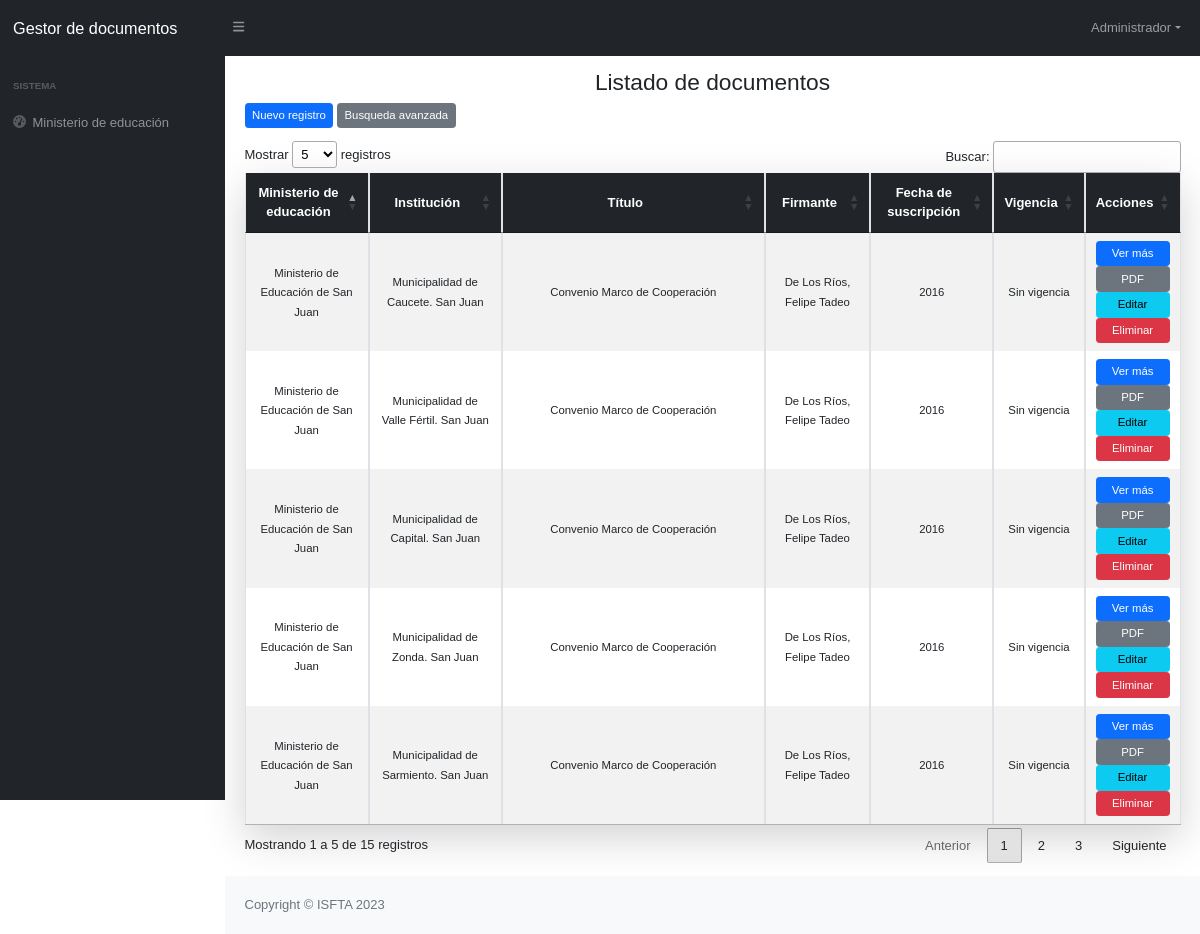
The app's page / (signed in) with its own data.
### tables this page shows
CREATE TABLE `documento` (
  `id` int(11) NOT NULL,
  `titulo_id` int(11) NOT NULL,
  `min_edu_id` int(11) NOT NULL,
  `fechaSuscripcion` varchar(60) NOT NULL,
  `vigencia_id` int(11) DEFAULT NULL,
  `terminoPropuesto_id` int(11) NOT NULL,
  `terminoControlado_id` int(11) NOT NULL,
  `institucion_id` int(11) DEFAULT NULL,
  `autor_id` int(11) DEFAULT NULL,
  `ubicacion_id` int(11) NOT NULL,
  `responsable` varchar(60) DEFAULT NULL,
  `archivoAdjunto` varchar(255) DEFAULT NULL,
  `status` int(11) NOT NULL DEFAULT 1
);

CREATE TABLE `ministerio_educacion` (
  `id` int(11) NOT NULL,
  `nombre` varchar(200) DEFAULT NULL
);

CREATE TABLE `institucion` (
  `id` int(11) NOT NULL,
  `nombre` varchar(150) NOT NULL
);

CREATE TABLE `titulos` (
  `id` int(11) NOT NULL,
  `nombre` text NOT NULL
);

CREATE TABLE `vigencia` (
  `id` int(11) NOT NULL,
  `nombre` varchar(40) NOT NULL
);

### controllers/Documento.php (called while the page is built, shortened)
<?php
    class DocumentoController
    {
        private $documento;
        public function __construct()
        {
            require_once 'models/DocumentoModel.php';
            $this->documento = new DocumentoModel;
        }
        public function index()
        {
            $data['titulo']="Listado de documentos";
            $data['documentos']=$this->documento->getDocumentos();
            require_once 'views/documentos/documentos.php';
        }
    }

### assets/config/Database.php (called while the page is built)
<?php
    class Database
    {
        public static function conectar()
        {
            $dns="mysql:host=" . DB_HOST .";dbname=" . DB_NAME . ";charset=" . DB_CHARSET;
            $options=[
                PDO::ATTR_ERRMODE => PDO::ERRMODE_EXCEPTION,
                PDO::ATTR_EMULATE_PREPARES => false
            ];
            try {
                $conn=new PDO($dns,DB_USERNAME,DB_PASSWORD,$options);
                return $conn;
            } catch (PDOException $e) {
                echo "ERROR: " . $e->getMessage() . '<br>';
                exit;
            }
        }
    }

### models/DocumentoModel.php (called while the page is built, shortened)
<?php
    class DocumentoModel
    {
        private $db;
        public function __construct()
        {
            $this->db = Database::conectar();
        }
        public function getDocumentos()
        {
            $sentencia=$this->db->query("CALL sp_select_documentos()");
            $response=$sentencia->fetchAll(PDO::FETCH_ASSOC);
            return $response;
        }
    }

### views/documentos/documentos.php (the view, shortened to what this page needs)
<?php require_once 'views/templates/header.php'; ?>
        <div class="row my-3">
            <div class="col-12">
                <h2 class="text-center lead fs-3"><?= $data['titulo'] ?></h2>
                <?php if(isset($_SESSION['usuario']) && $_SESSION['usuario'] == "Administrador"):?>
                        <a name="" id="" class="btn btn-primary btn-sm" href="index.php?c=Documento&m=create" role="button">Nuevo registro</a>
                <?php endif ?>
                <a name="" id="" class="btn btn-secondary btn-sm" href="index.php?c=Documento&m=search" role="button">Busqueda avanzada</a>
            </div>
        </div>
        <div class="row my-3">
            <div class="col-12">
                    <div class="table-responsive-sm">
                        <table class="table table-striped table-bordered shadow-lg table-sm" style="width:100%">
                            <thead class="bg-dark text-white">
                                <tr>
                                    <th class="text-center align-middle" scope="col">Ministerio de educación</th>
                                    <th class="text-center align-middle" scope="col">Institución</th>
                                    <th class="text-center align-middle" scope="col">Título</th>
                                    <th class="text-center align-middle" scope="col">Firmante</th>
                                    <th class="text-center align-middle" scope="col">Fecha de suscripción</th>
                                    <th class="text-center align-middle" scope="col">Vigencia</th>
                                    <th class="text-center align-middle" scope="col" style="width: 100;">Acciones</th>
                                </tr>
                            </thead>
                            <tbody>
                                    <?php foreach($data['documentos'] as $documento): ?>
                                        <tr class="">
                                            <td class="text-center align-middle"><small><?= $documento['ministerio']; ?></small></td>
                                            <td class="text-center align-middle"><small><?= $documento['institucion']; ?></small></td>
                                            <td class="text-center align-middle" scope="row"><small><?= $documento['titulo']; ?></small></td>
                                            <td class="text-center align-middle"><small><?= $documento['autor']; ?></small></td>
                                            <td class="text-center align-middle"><small><?= $documento['fechaSuscripcion']; ?></small></td>
                                            <td class="text-center align-middle"><small><?= $documento['vigencia']; ?></small></td>
                                            <td class="text-center align-middle">
                                                <a name="" id="" class="btn btn-primary btn-sm d-block" href="index.php?c=Documento&m=show&id=<?= $documento['idDocumento'];?>&token=<?= hash_hmac('sha1',$documento['idDocumento'],KEY_TOKEN); ?>" role="button">Ver más</a>
                                                <a name="" id="" class="btn btn-secondary btn-sm px-4 d-block" href="assets/archivos/<?= $documento['archivoAdjunto']; ?>" target="_BLANK" role="button">PDF</a>
                                            <?php if(isset($_SESSION['usuario']) && $_SESSION['usuario'] == "Administrador"): ?>
                                                <a name="" id="" class="btn btn-info btn-sm d-block" href="index.php?c=Documento&m=edit&id=<?= $documento['idDocumento']; ?>&token=<?= hash_hmac('sha1',$documento['idDocumento'],KEY_TOKEN); ?>" role="button">Editar</a>
                                                <a class="btn btn-danger btn-sm d-block" data-bs-toggle="modal" data-bs-target="#confirmarModal<?= $documento['idDocumento']; ?>">Eliminar</a>
                                            <?php endif ?>
                                            </td>
                                        </tr>
                                    <?php endforeach ?>
                            </tbody>
                        </table>
                    </div>
            </div>
        </div>
<?php require_once 'views/templates/footer.php'; ?>

### css/customStyle.css (style rules this page uses)
*, *::after, *::before { font-family: Verdana, Geneva, Tahoma, sans-serif; font-size: 13px; }

### records on screen
documento: min_edu.nombre "Ministerio de Educación de San Juan", institucion.nombre "Municipalidad de Caucete. San Juan", titulo.nombre "Convenio Marco de Cooperación", autor "De Los Ríos, Felipe Tadeo", fechaSuscripcion "2016", vigencia.nombre "Sin vigencia"
documento: min_edu.nombre "Ministerio de Educación de San Juan", institucion.nombre "Municipalidad de Valle Fértil. San Juan", titulo.nombre "Convenio Marco de Cooperación", autor "De Los Ríos, Felipe Tadeo", fechaSuscripcion "2016", vigencia.nombre "Sin vigencia"
documento: min_edu.nombre "Ministerio de Educación de San Juan", institucion.nombre "Municipalidad de Capital. San Juan", titulo.nombre "Convenio Marco de Cooperación", autor "De Los Ríos, Felipe Tadeo", fechaSuscripcion "2016", vigencia.nombre "Sin vigencia"
documento: min_edu.nombre "Ministerio de Educación de San Juan", institucion.nombre "Municipalidad de Zonda. San Juan", titulo.nombre "Convenio Marco de Cooperación", autor "De Los Ríos, Felipe Tadeo", fechaSuscripcion "2016", vigencia.nombre "Sin vigencia"
documento: min_edu.nombre "Ministerio de Educación de San Juan", institucion.nombre "Municipalidad de Sarmiento. San Juan", titulo.nombre "Convenio Marco de Cooperación", autor "De Los Ríos, Felipe Tadeo", fechaSuscripcion "2016", vigencia.nombre "Sin vigencia"

### other values on screen
$data['titulo'] "Listado de documentos"
